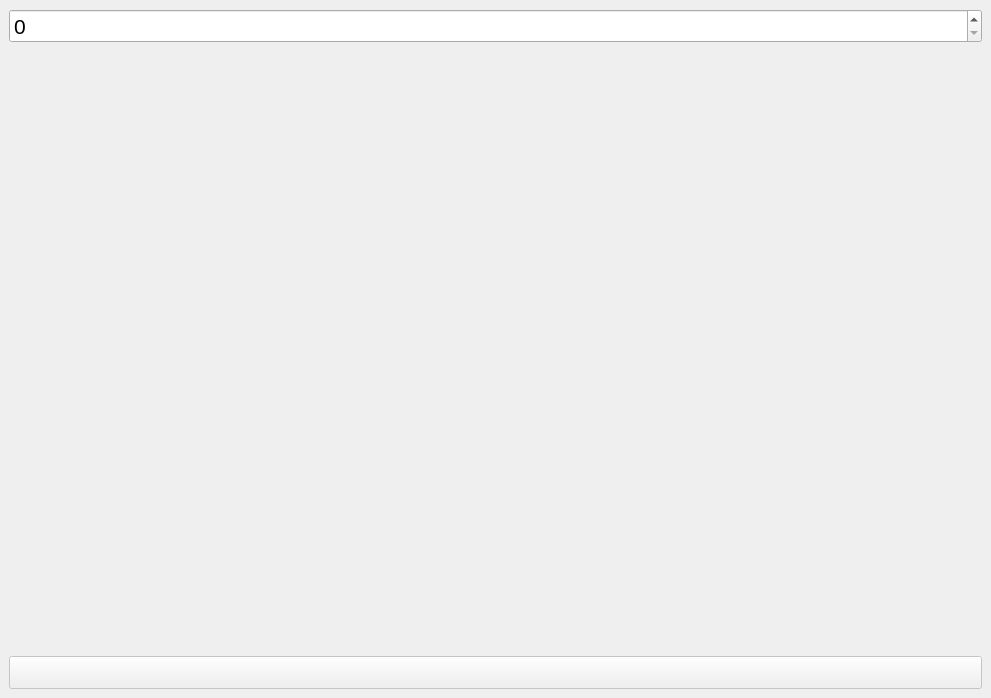
<?xml version="1.0" encoding="UTF-8"?>
<ui version="4.0">
 <class>MainWindow</class>
 <widget class="QMainWindow" name="MainWindow">
  <property name="geometry">
   <rect>
    <x>0</x>
    <y>0</y>
    <width>991</width>
    <height>698</height>
   </rect>
  </property>
  <property name="font">
   <font>
    <pointsize>16</pointsize>
   </font>
  </property>
  <widget class="QWidget" name="centralwidget">
   <layout class="QVBoxLayout">
    <item>
     <widget class="QSpinBox" name="spinBox_amount"/>
    </item>
    <item>
     <widget class="QLabel" name="label_even_odd"/>
    </item>
    <item>
     <widget class="QPushButton" name="pushButton_reset">
      <property name="enabled">
       <bool>false</bool>
      </property>
     </widget>
    </item>
   </layout>
  </widget>
 </widget>
 <resources/>
 <connections/>
</ui>
